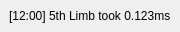
<?xml version="1.0" encoding="UTF-8"?>
<ui version="4.0">
 <class>LiveFeedbackOverlay</class>
 <widget class="QMainWindow" name="LiveFeedbackOverlay">
  <property name="geometry">
   <rect>
    <x>0</x>
    <y>0</y>
    <width>177</width>
    <height>31</height>
   </rect>
  </property>
  <property name="windowTitle">
   <string>MainWindow</string>
  </property>
  <property name="windowOpacity">
   <double>1.000000000000000</double>
  </property>
  <widget class="QWidget" name="centralwidget">
   <layout class="QHBoxLayout" name="horizontalLayout">
    <item>
     <widget class="QLabel" name="lblFeedback">
      <property name="text">
       <string>[12:00] 5th Limb took 0.123ms</string>
      </property>
     </widget>
    </item>
   </layout>
  </widget>
 </widget>
 <resources/>
 <connections/>
</ui>
